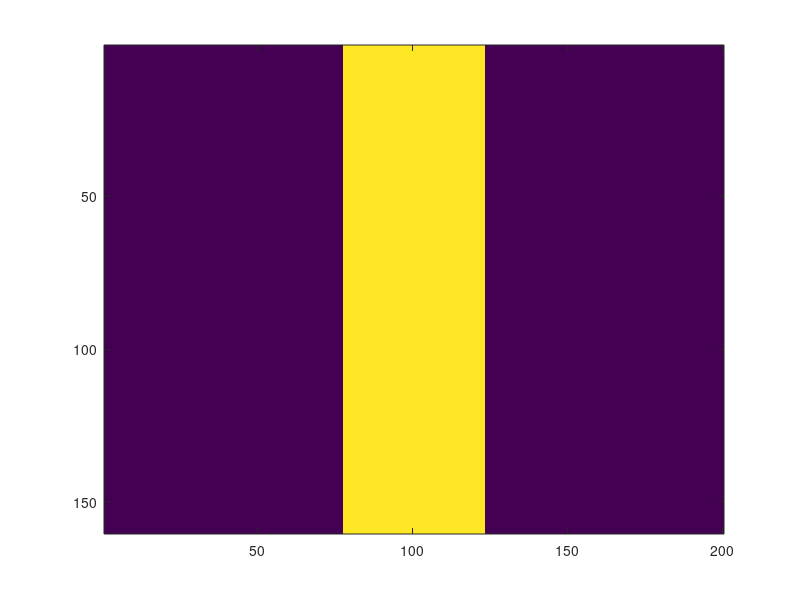
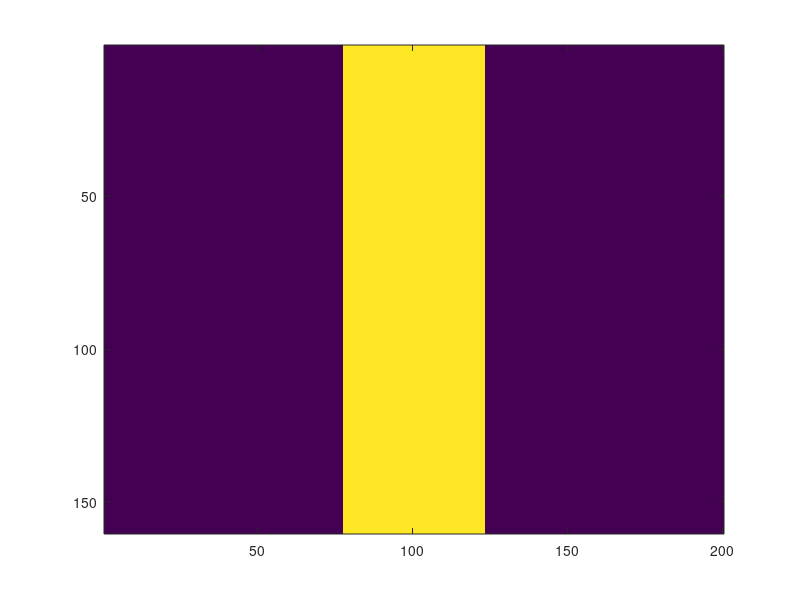
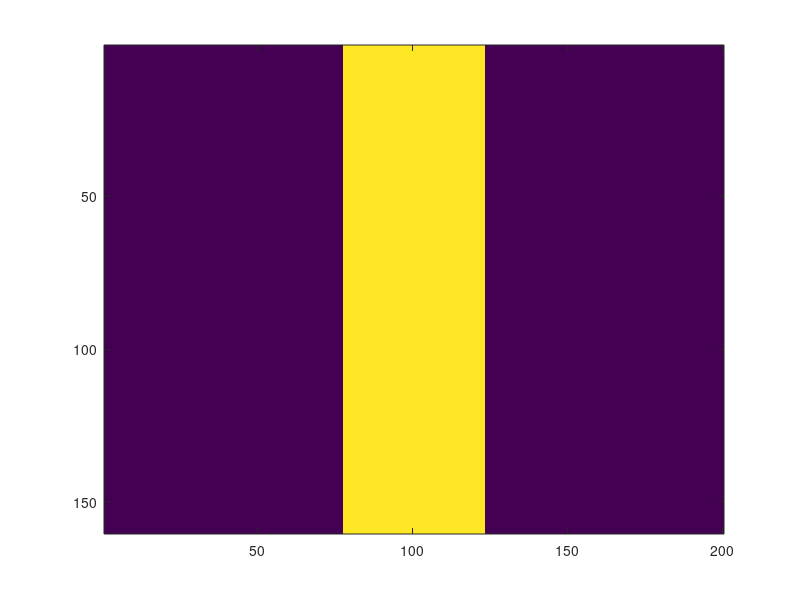
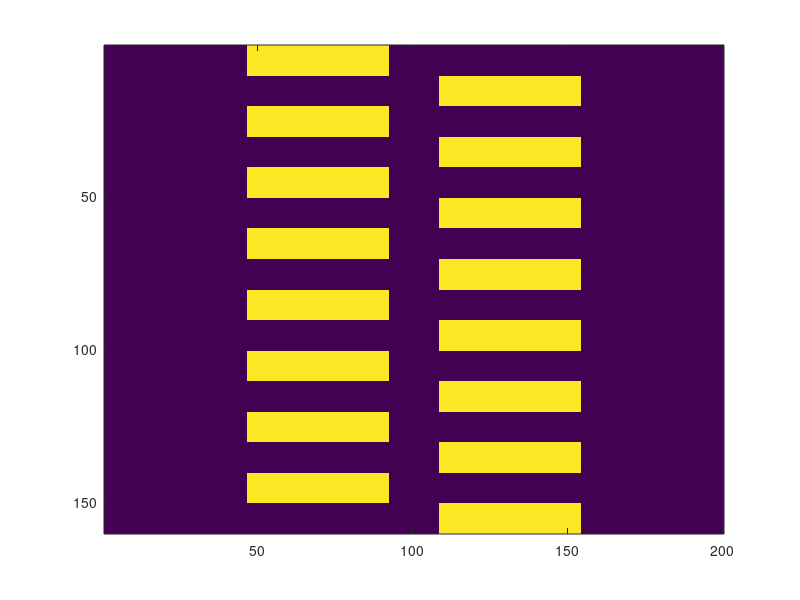

These figures' MATLAB source, in order: (Note: this script raises an error after producing the figures.)

% add other durations: 100, 200, 400 for around 2.5,5,10Hz
% this should be changed in the timeON loop (+ repmat, etc.)

%% create stimuli
% should be 200 x 160 
% 200 = 8 degrees, separation of less than a degree = 8+8 = 16 = 0.64
% Will have 2 stim each of 46 = 1.84 degrees
% 160 = 1.6 s, each step = 10 ms, half cycle (one side) = 20, full cycle (2
% sides = motion) = 40

clearvars;


stimWidth = 46;
totWidth = 200;
midSep = 8;

cycleLength = [20 40 80]; % 200 400 800ms
duration = 160;
for cc=1:length(cycleLength)
    timeON(cc,:) = [10:10:100]/100 * cycleLength(cc)/2;
end

% location static stimulus
locS1(1,:) = totWidth/2-stimWidth/2+1: totWidth/2+stimWidth/2; locS2(1,:) = locS1(1,:);
% location short-range
locS1(2,:) = stimWidth+1:totWidth/2-midSep; locS2(2,:) = totWidth/2+midSep+1:totWidth-stimWidth;
% location long-range
locS1(3,:) = 1:stimWidth; locS2(3,:) = totWidth-stimWidth+1:totWidth;
for tt=1:size(locS1,1)
    for cc = 1:length(cycleLength)
        for on=1:length(timeON)
            oneCycle = zeros(cycleLength(cc),totWidth);
            oneCycle(1:timeON(cc,on),locS1(tt,:)) = ones(timeON(cc,on),stimWidth);
            oneCycle(cycleLength(cc)/2+1:cycleLength(cc)/2+timeON(cc,on),locS2(tt,:)) = ones(timeON(cc,on),stimWidth);
            allStim(:,:,cc,tt,on) = repmat(oneCycle,duration/cycleLength(cc),1);
        end
        figure;imagesc(allStim(:,:,cc,tt,on))
    end
end





%% add loop here for all the stim to test
for tt = 1:size(allStim,4)
    for cc=1:size(allStim,3)
        for ss=1:size(allStim,5)
            stim = allStim(:,:,cc,tt,ss);
            
            [total_energy, motion_energy, energy_flicker, motion_contrast, peak] = energy(stim);
            
            flickerEnergy(ss,cc,tt) = energy_flicker;
            motionEnergy(ss,cc,tt) = motion_energy;
            
            % if ss == 1 || ss==size(allStim,3)/2 || ss==size(allStim,3)
            if ss==size(allStim,5)/2
                % Plot the stimulus
                figure;
                subplot(2,1,1);
                imagesc(stim);
                colormap(gray);
                axis off
                caxis([0 1.0]);
                axis equal
                title('Stimulus');
                
                subplot(2,1,2);
                imagesc(motion_contrast);
                colormap(gray);
                axis off
                caxis([-peak peak]); colorbar;
                axis equal
                title('Normalised Motion Energy');
                
                % saveas(gcf,['stim' num2str(tt) 'dc' num2str(ss/size(allStim,3)*100) 'png'],'png' )
                saveas(gcf,['stim' num2str(tt) 'Fq' num2str(cc) ],'png' )
            end
            
            
        end
    end
end

load('sumMouv.mat')
fq = [10 5 2.5];

figure; 
for cc=1:size(allStim,3)
    subplot(1,3,cc);hold on;
    for tt = 1:size(allStim,4)
        plot(flickerEnergy(:,cc,tt))
    end
    plot(10,flickerMouv(cc),'Marker','*')
    title([num2str(fq(cc)) 'Hz'])
    if cc ==1; ylabel('flickerEnergy (= average total energy)'); end
end
legend('static','SR','LR','motion')
saveas(gcf,'Flicker summary','png' )

figure;
for cc=1:size(allStim,3)
    subplot(1,3,cc);hold on;
    for tt = 1:size(allStim,4)
        plot(motionEnergy(:,cc,tt))
    end
    plot(10,motionMouv(cc),'Marker','*')
    title([num2str(fq(cc)) 'Hz'])
    if cc ==1; ylabel('motionEnergy'); end
end
legend('static','SR','LR','motion')

saveas(gcf,'Motion summary','png' )

